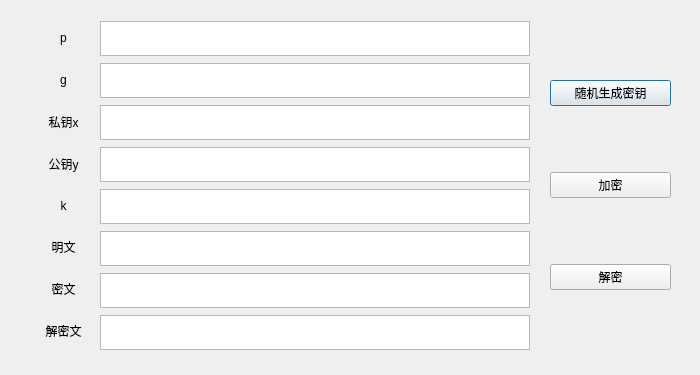
<?xml version="1.0" encoding="UTF-8"?>
<ui version="4.0">
 <class>Dialog</class>
 <widget class="QDialog" name="Dialog">
  <property name="geometry">
   <rect>
    <x>0</x>
    <y>0</y>
    <width>700</width>
    <height>375</height>
   </rect>
  </property>
  <property name="minimumSize">
   <size>
    <width>700</width>
    <height>375</height>
   </size>
  </property>
  <property name="maximumSize">
   <size>
    <width>700</width>
    <height>375</height>
   </size>
  </property>
  <property name="windowTitle">
   <string>ElGamal加密</string>
  </property>
  <widget class="QWidget" name="verticalLayoutWidget_3">
   <property name="geometry">
    <rect>
     <x>550</x>
     <y>20</y>
     <width>121</width>
     <height>331</height>
    </rect>
   </property>
   <property name="minimumSize">
    <size>
     <width>0</width>
     <height>0</height>
    </size>
   </property>
   <layout class="QVBoxLayout" name="verticalLayout_5">
    <item>
     <widget class="QPushButton" name="pushButton_key">
      <property name="minimumSize">
       <size>
        <width>0</width>
        <height>0</height>
       </size>
      </property>
      <property name="text">
       <string>随机生成密钥</string>
      </property>
     </widget>
    </item>
    <item>
     <widget class="QPushButton" name="pushButton_encrypt">
      <property name="minimumSize">
       <size>
        <width>0</width>
        <height>0</height>
       </size>
      </property>
      <property name="text">
       <string>加密</string>
      </property>
     </widget>
    </item>
    <item>
     <widget class="QPushButton" name="pushButton_decrypt">
      <property name="minimumSize">
       <size>
        <width>0</width>
        <height>0</height>
       </size>
      </property>
      <property name="text">
       <string>解密</string>
      </property>
     </widget>
    </item>
   </layout>
  </widget>
  <widget class="QWidget" name="verticalLayoutWidget">
   <property name="geometry">
    <rect>
     <x>40</x>
     <y>20</y>
     <width>47</width>
     <height>329</height>
    </rect>
   </property>
   <property name="minimumSize">
    <size>
     <width>0</width>
     <height>0</height>
    </size>
   </property>
   <layout class="QVBoxLayout" name="verticalLayout_2">
    <item>
     <widget class="QLabel" name="label_p">
      <property name="minimumSize">
       <size>
        <width>0</width>
        <height>0</height>
       </size>
      </property>
      <property name="layoutDirection">
       <enum>Qt::LayoutDirection::LeftToRight</enum>
      </property>
      <property name="text">
       <string>p</string>
      </property>
      <property name="alignment">
       <set>Qt::AlignmentFlag::AlignCenter</set>
      </property>
     </widget>
    </item>
    <item>
     <widget class="QLabel" name="label_g">
      <property name="minimumSize">
       <size>
        <width>0</width>
        <height>0</height>
       </size>
      </property>
      <property name="layoutDirection">
       <enum>Qt::LayoutDirection::LeftToRight</enum>
      </property>
      <property name="text">
       <string>g</string>
      </property>
      <property name="alignment">
       <set>Qt::AlignmentFlag::AlignCenter</set>
      </property>
     </widget>
    </item>
    <item>
     <widget class="QLabel" name="label_a">
      <property name="minimumSize">
       <size>
        <width>0</width>
        <height>0</height>
       </size>
      </property>
      <property name="layoutDirection">
       <enum>Qt::LayoutDirection::LeftToRight</enum>
      </property>
      <property name="text">
       <string>私钥x</string>
      </property>
      <property name="alignment">
       <set>Qt::AlignmentFlag::AlignCenter</set>
      </property>
     </widget>
    </item>
    <item>
     <widget class="QLabel" name="label_g1">
      <property name="minimumSize">
       <size>
        <width>0</width>
        <height>0</height>
       </size>
      </property>
      <property name="layoutDirection">
       <enum>Qt::LayoutDirection::LeftToRight</enum>
      </property>
      <property name="text">
       <string>公钥y</string>
      </property>
      <property name="alignment">
       <set>Qt::AlignmentFlag::AlignCenter</set>
      </property>
     </widget>
    </item>
    <item>
     <widget class="QLabel" name="label_r">
      <property name="minimumSize">
       <size>
        <width>0</width>
        <height>0</height>
       </size>
      </property>
      <property name="layoutDirection">
       <enum>Qt::LayoutDirection::LeftToRight</enum>
      </property>
      <property name="text">
       <string>k</string>
      </property>
      <property name="alignment">
       <set>Qt::AlignmentFlag::AlignCenter</set>
      </property>
     </widget>
    </item>
    <item>
     <widget class="QLabel" name="label_m">
      <property name="minimumSize">
       <size>
        <width>0</width>
        <height>0</height>
       </size>
      </property>
      <property name="layoutDirection">
       <enum>Qt::LayoutDirection::LeftToRight</enum>
      </property>
      <property name="text">
       <string>明文</string>
      </property>
      <property name="alignment">
       <set>Qt::AlignmentFlag::AlignCenter</set>
      </property>
     </widget>
    </item>
    <item>
     <widget class="QLabel" name="label_em">
      <property name="minimumSize">
       <size>
        <width>0</width>
        <height>0</height>
       </size>
      </property>
      <property name="layoutDirection">
       <enum>Qt::LayoutDirection::LeftToRight</enum>
      </property>
      <property name="text">
       <string>密文</string>
      </property>
      <property name="alignment">
       <set>Qt::AlignmentFlag::AlignCenter</set>
      </property>
     </widget>
    </item>
    <item>
     <widget class="QLabel" name="label_dm">
      <property name="minimumSize">
       <size>
        <width>0</width>
        <height>0</height>
       </size>
      </property>
      <property name="layoutDirection">
       <enum>Qt::LayoutDirection::LeftToRight</enum>
      </property>
      <property name="text">
       <string>解密文</string>
      </property>
      <property name="alignment">
       <set>Qt::AlignmentFlag::AlignCenter</set>
      </property>
     </widget>
    </item>
   </layout>
  </widget>
  <widget class="QWidget" name="verticalLayoutWidget_2">
   <property name="geometry">
    <rect>
     <x>100</x>
     <y>20</y>
     <width>432</width>
     <height>331</height>
    </rect>
   </property>
   <property name="minimumSize">
    <size>
     <width>0</width>
     <height>0</height>
    </size>
   </property>
   <layout class="QVBoxLayout" name="verticalLayout_3">
    <item>
     <widget class="QTextEdit" name="textEdit_p">
      <property name="minimumSize">
       <size>
        <width>430</width>
        <height>35</height>
       </size>
      </property>
      <property name="maximumSize">
       <size>
        <width>430</width>
        <height>35</height>
       </size>
      </property>
      <property name="readOnly">
       <bool>true</bool>
      </property>
     </widget>
    </item>
    <item>
     <widget class="QTextEdit" name="textEdit_g">
      <property name="minimumSize">
       <size>
        <width>430</width>
        <height>35</height>
       </size>
      </property>
      <property name="maximumSize">
       <size>
        <width>430</width>
        <height>35</height>
       </size>
      </property>
      <property name="readOnly">
       <bool>true</bool>
      </property>
     </widget>
    </item>
    <item>
     <widget class="QTextEdit" name="textEdit_a">
      <property name="minimumSize">
       <size>
        <width>430</width>
        <height>35</height>
       </size>
      </property>
      <property name="maximumSize">
       <size>
        <width>430</width>
        <height>35</height>
       </size>
      </property>
      <property name="readOnly">
       <bool>true</bool>
      </property>
     </widget>
    </item>
    <item>
     <widget class="QTextEdit" name="textEdit_g1">
      <property name="minimumSize">
       <size>
        <width>430</width>
        <height>35</height>
       </size>
      </property>
      <property name="maximumSize">
       <size>
        <width>430</width>
        <height>35</height>
       </size>
      </property>
      <property name="readOnly">
       <bool>true</bool>
      </property>
     </widget>
    </item>
    <item>
     <widget class="QTextEdit" name="textEdit_r">
      <property name="minimumSize">
       <size>
        <width>428</width>
        <height>35</height>
       </size>
      </property>
      <property name="maximumSize">
       <size>
        <width>430</width>
        <height>35</height>
       </size>
      </property>
      <property name="readOnly">
       <bool>true</bool>
      </property>
     </widget>
    </item>
    <item>
     <widget class="QTextEdit" name="textEdit_m">
      <property name="minimumSize">
       <size>
        <width>430</width>
        <height>35</height>
       </size>
      </property>
      <property name="maximumSize">
       <size>
        <width>430</width>
        <height>35</height>
       </size>
      </property>
     </widget>
    </item>
    <item>
     <widget class="QTextEdit" name="textEdit_em">
      <property name="minimumSize">
       <size>
        <width>430</width>
        <height>35</height>
       </size>
      </property>
      <property name="maximumSize">
       <size>
        <width>430</width>
        <height>35</height>
       </size>
      </property>
      <property name="readOnly">
       <bool>true</bool>
      </property>
     </widget>
    </item>
    <item>
     <widget class="QTextEdit" name="textEdit_dm">
      <property name="minimumSize">
       <size>
        <width>430</width>
        <height>35</height>
       </size>
      </property>
      <property name="maximumSize">
       <size>
        <width>430</width>
        <height>35</height>
       </size>
      </property>
      <property name="readOnly">
       <bool>true</bool>
      </property>
     </widget>
    </item>
   </layout>
  </widget>
 </widget>
 <resources/>
 <connections/>
</ui>
